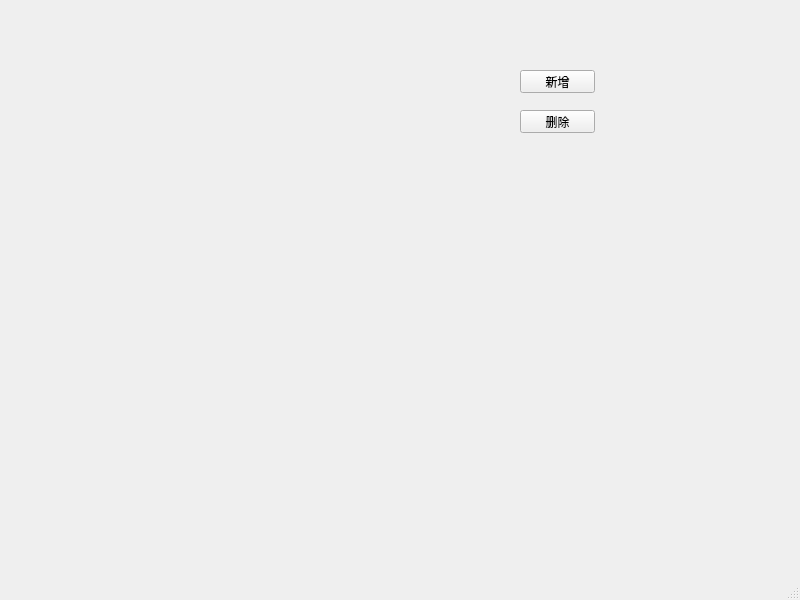
<?xml version="1.0" encoding="UTF-8"?>
<ui version="4.0">
 <class>MainWindow</class>
 <widget class="QMainWindow" name="MainWindow">
  <property name="geometry">
   <rect>
    <x>0</x>
    <y>0</y>
    <width>800</width>
    <height>600</height>
   </rect>
  </property>
  <property name="windowTitle">
   <string>MainWindow</string>
  </property>
  <widget class="QWidget" name="centralwidget">
   <widget class="QPushButton" name="pushButton">
    <property name="geometry">
     <rect>
      <x>520</x>
      <y>70</y>
      <width>75</width>
      <height>23</height>
     </rect>
    </property>
    <property name="text">
     <string>新增</string>
    </property>
   </widget>
   <widget class="QPushButton" name="pushButton_2">
    <property name="geometry">
     <rect>
      <x>520</x>
      <y>110</y>
      <width>75</width>
      <height>23</height>
     </rect>
    </property>
    <property name="text">
     <string>删除</string>
    </property>
   </widget>
  </widget>
  <widget class="QMenuBar" name="menubar">
   <property name="geometry">
    <rect>
     <x>0</x>
     <y>0</y>
     <width>800</width>
     <height>23</height>
    </rect>
   </property>
  </widget>
  <widget class="QStatusBar" name="statusbar"/>
 </widget>
 <resources/>
 <connections/>
</ui>
